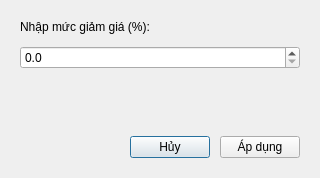
<?xml version="1.0" encoding="UTF-8"?>
<ui version="4.0">
 <class>DiscountDialog</class>
 <widget class="QDialog" name="DiscountDialog">
  <property name="geometry">
   <rect>
    <x>0</x>
    <y>0</y>
    <width>320</width>
    <height>178</height>
   </rect>
  </property>
  <property name="windowTitle">
   <string>Giảm giá hóa đơn</string>
  </property>
  <property name="styleSheet">
   <string notr="true">QDialog#DiscountDialog {
    background-color: #ffffff;
    color: #0f172a;
    font-family: &quot;Segoe UI&quot;, Arial, sans-serif;
}
QWidget {
    font-family: &quot;Segoe UI&quot;, Arial, sans-serif;
}
QLabel {
    background-color: transparent;
    border: none;
    color: #0f172a;
}

QLineEdit,
QComboBox,
QDateEdit,
QSpinBox,
QDoubleSpinBox {
    background-color: #ffffff;
    border: 1px solid #e2e8f0;
    border-radius: 8px;
    padding: 0px 12px;
    min-height: 38px;
    font-size: 13px;
    color: #0f172a;
    selection-background-color: #1d4ed8;
    selection-color: #ffffff;
}
QTextEdit {
    background-color: #ffffff;
    border: 1px solid #e2e8f0;
    border-radius: 8px;
    padding: 8px 10px;
    font-size: 13px;
    color: #0f172a;
    selection-background-color: #1d4ed8;
    selection-color: #ffffff;
}
QLineEdit:hover,
QComboBox:hover,
QDateEdit:hover,
QSpinBox:hover,
QDoubleSpinBox:hover,
QTextEdit:hover {
    border: 1px solid #cbd5e1;
}
QLineEdit:focus,
QComboBox:focus,
QDateEdit:focus,
QSpinBox:focus,
QDoubleSpinBox:focus,
QTextEdit:focus {
    border: 1px solid #1d4ed8;
}
QLineEdit:disabled,
QComboBox:disabled,
QDateEdit:disabled,
QSpinBox:disabled,
QDoubleSpinBox:disabled {
    background-color: #f8fafc;
    color: #94a3b8;
}
QComboBox::drop-down {
    subcontrol-origin: padding;
    subcontrol-position: center right;
    border: none;
    background-color: transparent;
    width: 26px;
}
QComboBox::down-arrow {
    image: url(assets/images/chevron-down.png);
    width: 10px;
    height: 10px;
}
QComboBox::down-arrow:on {
    image: url(assets/images/chevron-up.png);
}
QComboBox QAbstractItemView {
    background-color: #ffffff;
    border: 1px solid #e2e8f0;
    border-radius: 8px;
    padding: 4px;
    outline: none;
    selection-background-color: #eff6ff;
    selection-color: #1d4ed8;
}
QSpinBox::up-button,
QSpinBox::down-button,
QDoubleSpinBox::up-button,
QDoubleSpinBox::down-button,
QDateEdit::up-button,
QDateEdit::down-button {
    subcontrol-origin: border;
    width: 20px;
    border: none;
    background-color: transparent;
}
QSpinBox::up-button,
QDoubleSpinBox::up-button,
QDateEdit::up-button {
    subcontrol-position: top right;
}
QSpinBox::down-button,
QDoubleSpinBox::down-button,
QDateEdit::down-button {
    subcontrol-position: bottom right;
}
QSpinBox::up-button:hover,
QSpinBox::down-button:hover,
QDoubleSpinBox::up-button:hover,
QDoubleSpinBox::down-button:hover,
QDateEdit::up-button:hover,
QDateEdit::down-button:hover {
    background-color: #f1f5f9;
}
QSpinBox::up-arrow,
QDoubleSpinBox::up-arrow,
QDateEdit::up-arrow {
    image: url(assets/images/chevron-up.png);
    width: 9px;
    height: 9px;
}
QSpinBox::down-arrow,
QDoubleSpinBox::down-arrow,
QDateEdit::down-arrow {
    image: url(assets/images/chevron-down.png);
    width: 9px;
    height: 9px;
}
QCheckBox {
    background-color: transparent;
    color: #334155;
    font-size: 13px;
    font-weight: bold;
    spacing: 8px;
}
QCheckBox::indicator {
    width: 16px;
    height: 16px;
    border: 1px solid #cbd5e1;
    border-radius: 4px;
    background-color: #ffffff;
}
QCheckBox::indicator:hover {
    border: 1px solid #1d4ed8;
}
QCheckBox::indicator:checked {
    background-color: #1d4ed8;
    border: 1px solid #1d4ed8;
}

QPushButton {
    background-color: #ffffff;
    color: #64748b;
    border: 1px solid #e2e8f0;
    border-radius: 8px;
    padding: 0px 16px;
    min-height: 38px;
    font-size: 12px;
    font-weight: bold;
}
QPushButton:hover {
    background-color: #eff6ff;
    color: #1d4ed8;
    border: 1px solid #1d4ed8;
}
QPushButton:pressed {
    background-color: #dbeafe;
}
QPushButton:disabled {
    background-color: #f8fafc;
    color: #cbd5e1;
    border: 1px solid #e2e8f0;
}
QPushButton#RowActionButton {
    background-color: transparent;
    border: none;
    border-radius: 6px;
    padding: 0px;
    min-width: 28px;
    max-width: 28px;
    min-height: 28px;
    max-height: 28px;
}
QPushButton#RowActionButton:hover {
    background-color: #eff6ff;
}
QPushButton#RowActionButton:pressed {
    background-color: #dbeafe;
}

QTableWidget {
    background-color: transparent;
    border: none;
    gridline-color: #f1f5f9;
    font-size: 13px;
    color: #334155;
    outline: none;
}
QTableWidget::item {
    padding: 8px;
    border-bottom: 1px solid #f1f5f9;
}
QTableWidget::item:selected {
    background-color: #eff6ff;
    color: #1d4ed8;
}
QHeaderView {
    background-color: #f8fafc;
    border: none;
    border-bottom: 1px solid #e2e8f0;
}
QHeaderView::section {
    background-color: #f8fafc;
    color: #64748b;
    font-size: 11px;
    font-weight: 700;
    padding: 10px 8px;
    border: none;
    border-bottom: 1px solid #e2e8f0;
}
QTableCornerButton::section {
    background-color: #f8fafc;
    border: none;
}

QLabel[badge=&quot;info&quot;] {
    background-color: #dbeafe;
    color: #1d4ed8;
    border-radius: 6px;
    padding: 3px 10px;
    font-size: 11px;
    font-weight: 700;
}
QLabel[badge=&quot;success&quot;] {
    background-color: #d1fae5;
    color: #059669;
    border-radius: 6px;
    padding: 3px 10px;
    font-size: 11px;
    font-weight: 700;
}
QLabel[badge=&quot;warning&quot;] {
    background-color: #ffedd5;
    color: #ea580c;
    border-radius: 6px;
    padding: 3px 10px;
    font-size: 11px;
    font-weight: 700;
}
QLabel[badge=&quot;danger&quot;] {
    background-color: #fee2e2;
    color: #dc2626;
    border-radius: 6px;
    padding: 3px 10px;
    font-size: 11px;
    font-weight: 700;
}
QLabel[badge=&quot;neutral&quot;] {
    background-color: #e2e8f0;
    color: #64748b;
    border-radius: 6px;
    padding: 3px 10px;
    font-size: 11px;
    font-weight: 700;
}
QLabel[badge=&quot;violet&quot;] {
    background-color: #ede9fe;
    color: #6d28d9;
    border-radius: 6px;
    padding: 3px 10px;
    font-size: 11px;
    font-weight: 700;
}
QLabel[trend=&quot;up&quot;] {
    background-color: #ecfdf5;
    color: #059669;
    border-radius: 4px;
    padding: 2px 6px;
    font-size: 11px;
    font-weight: 700;
}
QLabel[trend=&quot;down&quot;] {
    background-color: #fef2f2;
    color: #dc2626;
    border-radius: 4px;
    padding: 2px 6px;
    font-size: 11px;
    font-weight: 700;
}
QLabel[trend=&quot;flat&quot;] {
    background-color: #f1f5f9;
    color: #64748b;
    border-radius: 4px;
    padding: 2px 6px;
    font-size: 11px;
    font-weight: 700;
}
QLabel[state=&quot;up&quot;] {
    color: #10b981;
    font-weight: bold;
}
QLabel[state=&quot;down&quot;] {
    color: #ef4444;
    font-weight: bold;
}
QLabel[state=&quot;flat&quot;] {
    color: #64748b;
    font-weight: bold;
}
QLabel[state=&quot;warning&quot;] {
    color: #eab308;
    font-weight: bold;
}
QLabel[state=&quot;safe&quot;] {
    color: #10b981;
}

QScrollArea {
    background-color: transparent;
    border: none;
}
QScrollArea &gt; QWidget &gt; QWidget {
    background-color: transparent;
}
QAbstractScrollArea::viewport {
    background-color: transparent;
}
QScrollBar:vertical {
    background-color: transparent;
    width: 10px;
    margin: 0px;
    border: none;
}
QScrollBar::handle:vertical {
    background-color: #cbd5e1;
    min-height: 35px;
    border-radius: 5px;
}
QScrollBar::handle:vertical:hover {
    background-color: #94a3b8;
}
QScrollBar::handle:vertical:pressed {
    background-color: #64748b;
}
QScrollBar::add-line:vertical,
QScrollBar::sub-line:vertical {
    height: 0px;
    width: 0px;
    background: transparent;
    border: none;
}
QScrollBar::up-arrow:vertical,
QScrollBar::down-arrow:vertical {
    width: 0px;
    height: 0px;
    background: transparent;
    border: none;
}
QScrollBar::add-page:vertical,
QScrollBar::sub-page:vertical {
    background: transparent;
}
QScrollBar:horizontal {
    background-color: transparent;
    height: 10px;
    margin: 0px;
    border: none;
}
QScrollBar::handle:horizontal {
    background-color: #cbd5e1;
    min-width: 35px;
    border-radius: 5px;
}
QScrollBar::handle:horizontal:hover {
    background-color: #94a3b8;
}
QScrollBar::handle:horizontal:pressed {
    background-color: #64748b;
}
QScrollBar::add-line:horizontal,
QScrollBar::sub-line:horizontal {
    width: 0px;
    height: 0px;
    background: transparent;
    border: none;
}
QScrollBar::left-arrow:horizontal,
QScrollBar::right-arrow:horizontal {
    width: 0px;
    height: 0px;
    background: transparent;
    border: none;
}
QScrollBar::add-page:horizontal,
QScrollBar::sub-page:horizontal {
    background: transparent;
}

QMenu {
    background-color: #ffffff;
    border: 1px solid #e2e8f0;
    border-radius: 8px;
    padding: 6px;
}
QMenu::item {
    background-color: transparent;
    color: #334155;
    border-radius: 6px;
    padding: 7px 18px;
    font-size: 13px;
}
QMenu::item:selected {
    background-color: #eff6ff;
    color: #1d4ed8;
}
QMenu::separator {
    height: 1px;
    background-color: #e2e8f0;
    margin: 6px 4px;
}

QLabel#lblTitle {
    color: #0f172a;
    font-size: 14px;
    font-weight: bold;
}

QPushButton#btnApply {
    background-color: #1d4ed8;
    color: #ffffff;
    border: none;
    border-radius: 8px;
    padding: 0px 20px;
    min-height: 38px;
    font-size: 13px;
    font-weight: 700;
}
QPushButton#btnApply:hover {
    background-color: #1e3a8a;
}
QPushButton#btnApply:pressed {
    background-color: #1e40af;
}
QPushButton#btnApply:disabled {
    background-color: #cbd5e1;
    color: #f8fafc;
}
</string>
  </property>
  <layout class="QVBoxLayout" name="verticalLayout">
   <property name="spacing">
    <number>12</number>
   </property>
   <property name="leftMargin">
    <number>20</number>
   </property>
   <property name="topMargin">
    <number>20</number>
   </property>
   <property name="rightMargin">
    <number>20</number>
   </property>
   <property name="bottomMargin">
    <number>20</number>
   </property>
   <item>
    <widget class="QLabel" name="lblTitle">
     <property name="text">
      <string>Nhập mức giảm giá (%):</string>
     </property>
    </widget>
   </item>
   <item>
    <widget class="QDoubleSpinBox" name="spnDiscount">
     <property name="decimals">
      <number>1</number>
     </property>
     <property name="maximum">
      <double>100.000000000000000</double>
     </property>
    </widget>
   </item>
   <item>
    <spacer name="verticalSpacer">
     <property name="orientation">
      <enum>Qt::Orientation::Vertical</enum>
     </property>
     <property name="sizeHint" stdset="0">
      <size>
       <width>20</width>
       <height>10</height>
      </size>
     </property>
    </spacer>
   </item>
   <item>
    <layout class="QHBoxLayout" name="horizontalLayout">
     <property name="spacing">
      <number>10</number>
     </property>
     <item>
      <spacer name="horizontalSpacer">
       <property name="orientation">
        <enum>Qt::Orientation::Horizontal</enum>
       </property>
       <property name="sizeHint" stdset="0">
        <size>
         <width>40</width>
         <height>20</height>
        </size>
       </property>
      </spacer>
     </item>
     <item>
      <widget class="QPushButton" name="btnCancel">
       <property name="text">
        <string>Hủy</string>
       </property>
      </widget>
     </item>
     <item>
      <widget class="QPushButton" name="btnApply">
       <property name="text">
        <string>Áp dụng</string>
       </property>
      </widget>
     </item>
    </layout>
   </item>
  </layout>
 </widget>
 <resources/>
 <connections/>
</ui>
